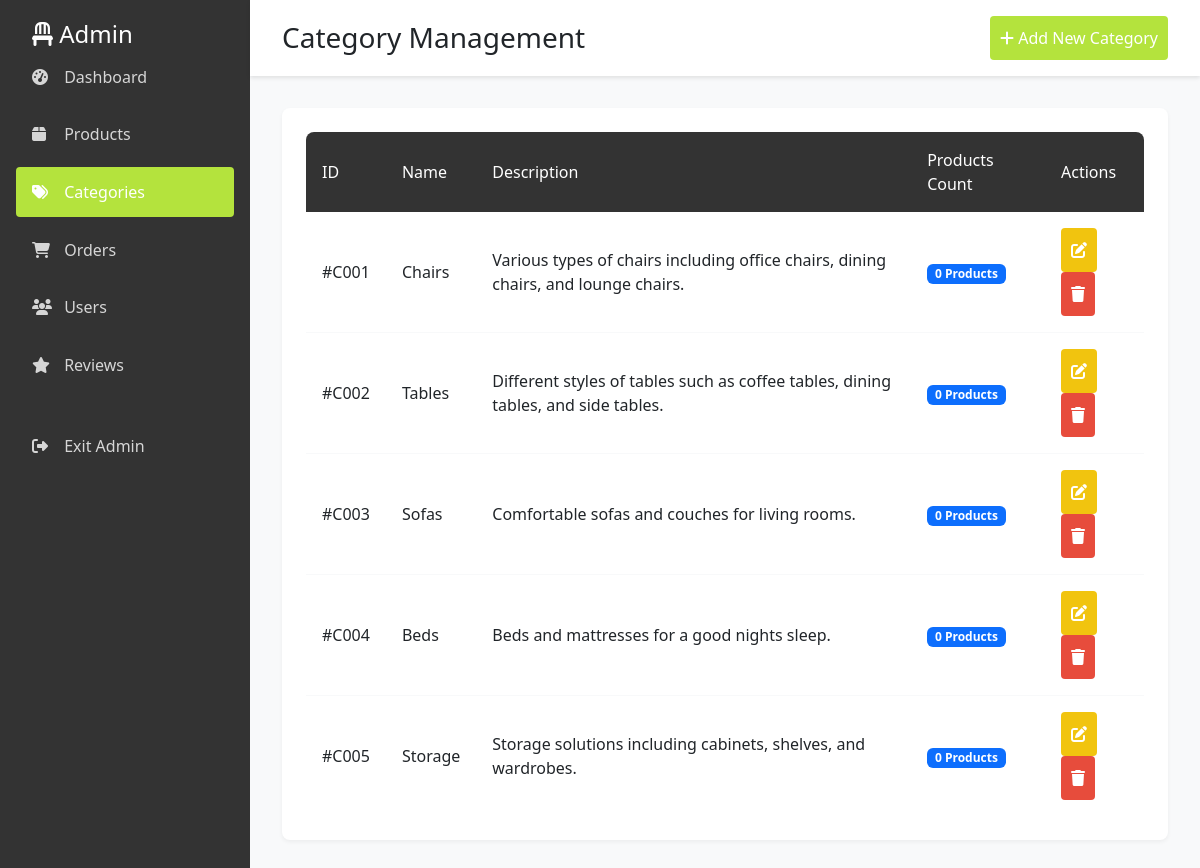
The app's page /admin/categories.php with its own data.
### tables this page shows
CREATE TABLE categories (
    category_id INT PRIMARY KEY AUTO_INCREMENT,
    name VARCHAR(50) NOT NULL,
    description TEXT
);

### admin/handlers/category_handler.php (called while the page is built, shortened)
<?php
require_once dirname(dirname(__DIR__)) . '/config/db.php';
function getAllCategories()
{
    $sql = "SELECT c.*, COUNT(p.product_id) as product_count
            FROM categories c
            LEFT JOIN products p ON c.category_id = p.category_id
            GROUP BY c.category_id";
    return fetchAll($sql);
}

### config/db.php (called while the page is built, shortened)
<?php
$host = 'localhost';
$dbname = 'furniture_db';
$username = 'root';
$password = '';
try {
    $pdo = new PDO(
        "mysql:host=$host;dbname=$dbname;charset=utf8",
        $username,
        $password,
        [PDO::ATTR_ERRMODE => PDO::ERRMODE_EXCEPTION]
    );
    $pdo->setAttribute(PDO::ATTR_DEFAULT_FETCH_MODE, PDO::FETCH_ASSOC);
} catch (PDOException $e) {
    die('Connection failed: ' . $e->getMessage());
}
function executeQuery($sql, $params = [])
{
    global $pdo;
    try {
        $stmt = $pdo->prepare($sql);
        $stmt->execute($params);
        return $stmt;
    } catch (PDOException $e) {
        error_log("Database error: " . $e->getMessage());
        return false;
    }
}
function fetchAll($sql, $params = [])
{
    $stmt = executeQuery($sql, $params);
    return $stmt ? $stmt->fetchAll() : [];
}

### admin/categories.php (the view, shortened to what this page needs)
<?php
require_once '../config/db.php';
require_once 'handlers/category_handler.php';
$categories = getAllCategories();
?>
<!DOCTYPE html>
<html lang="en">
<head>
  <link
    href="https://cdn.jsdelivr.net/npm/bootstrap@5.3.0/dist/css/bootstrap.min.css"
    rel="stylesheet" />
  <link
    rel="stylesheet"
    href="https://cdnjs.cloudflare.com/ajax/libs/font-awesome/6.4.0/css/all.min.css" />
  <link rel="stylesheet" href="../assets/css/colors.css" />
  <link rel="stylesheet" href="../assets/css/admin/admin.css" />
</head>
<body>
  <div class="admin-wrapper">
    <?php include '../includes/admin-sidebar.php'; ?>
    <main class="admin-main">
      <header class="admin-header">
        <h1 class="h3 m-0">Category Management</h1>
        <button
          class="admin-btn admin-btn-primary btn-sm"
          data-bs-toggle="modal"
          data-bs-target="#addCategoryModal">
          <i class="fas fa-plus"></i> Add New Category
        </button>
      </header>
      <div class="admin-card">
        <div class="table-responsive">
          <table class="admin-table">
            <thead>
              <tr>
                <th>ID</th>
                <th>Name</th>
                <th>Description</th>
                <th>Products Count</th>
                <th>Actions</th>
              </tr>
            </thead>
            <tbody>
              <?php if (empty($categories)): ?>
                <tr>
                  <td colspan="5" class="text-center">No categories found</td>
                </tr>
              <?php else: ?>
                <?php foreach ($categories as $category): ?>
                  <tr>
                    <td>#C<?php echo str_pad($category['category_id'], 3, '0', STR_PAD_LEFT); ?></td>
                    <td><?php echo htmlspecialchars($category['name']); ?></td>
                    <td><?php echo htmlspecialchars($category['description']); ?></td>
                    <td><span class="badge bg-primary"><?php echo $category['product_count']; ?> Products</span></td>
                    <td>
                      <button class="admin-btn admin-btn-warning btn-sm edit-category"
                        data-category-id="<?php echo htmlspecialchars($category['category_id']); ?>"
                        data-category-name="<?php echo htmlspecialchars($category['name']); ?>"
                        data-category-description="<?php echo htmlspecialchars($category['description'] ?? ''); ?>"
                        data-bs-toggle="modal"
                        data-bs-target="#editCategoryModal">
                        <i class="fas fa-edit"></i>
                      </button>
                      <button class="admin-btn admin-btn-danger btn-sm delete-category"
                        data-category-id="<?php echo htmlspecialchars($category['category_id']); ?>"
                        data-category-name="<?php echo htmlspecialchars($category['name']); ?>">
                        <i class="fas fa-trash"></i>
                      </button>
                    </td>
                  </tr>
                <?php endforeach; ?>
              <?php endif; ?>
            </tbody>
          </table>
        </div>
      </div>
    </main>
  </div>
</body>
</html>

### includes/admin-sidebar.php
<nav class="admin-sidebar">
    <a class="navbar-brand" href="index.php">
        <i class="fas fa-chair"></i> Admin
    </a>
    <ul class="nav flex-column">
        <li class="nav-item">
            <a class="nav-link <?php echo (basename($_SERVER['PHP_SELF']) == 'index.php') ? 'active' : ''; ?>" href="index.php">
                <i class="fas fa-tachometer-alt"></i> Dashboard
            </a>
        </li>
        <li class="nav-item">
            <a class="nav-link <?php echo (basename($_SERVER['PHP_SELF']) == 'products.php') ? 'active' : ''; ?>" href="products.php">
                <i class="fas fa-box"></i> Products
            </a>
        </li>
        <li class="nav-item">
            <a class="nav-link <?php echo (basename($_SERVER['PHP_SELF']) == 'categories.php') ? 'active' : ''; ?>" href="categories.php">
                <i class="fas fa-tags"></i> Categories
            </a>
        </li>
        <li class="nav-item">
            <a class="nav-link <?php echo (basename($_SERVER['PHP_SELF']) == 'orders.php') ? 'active' : ''; ?>" href="orders.php">
                <i class="fas fa-shopping-cart"></i> Orders
            </a>
        </li>
        <li class="nav-item">
            <a class="nav-link <?php echo (basename($_SERVER['PHP_SELF']) == 'users.php') ? 'active' : ''; ?>" href="users.php">
                <i class="fas fa-users"></i> Users
            </a>
        </li>
        <li class="nav-item">
            <a class="nav-link <?php echo (basename($_SERVER['PHP_SELF']) == 'reviews.php') ? 'active' : ''; ?>" href="reviews.php">
                <i class="fas fa-star"></i> Reviews
            </a>
        </li>
        <li class="nav-item mt-4">
            <a class="nav-link" href="../index.php">
                <i class="fas fa-sign-out-alt"></i> Exit Admin
            </a>
        </li>
    </ul>
</nav>

### assets/css/colors.css (style rules this page uses)
:root { --primary-color: #333333; --secondary-color: #666666; --accent-color: #B4E33D; --text-color: #333333; --background-color: #FFFFFF; --footer-background: #F8F9FA; --card-background: #FFF8E7; --button-hover: #95BD32; }

### assets/css/admin/admin.css (style rules this page uses)
:root { --admin-primary: #333333; --admin-secondary: #666666; --admin-accent: #B4E33D; --admin-success: #95BD32; --admin-warning: #f1c40f; --admin-danger: #e74c3c; --admin-light: #F8F9FA; --admin-dark: #333333; }
a { text-decoration: none; }
.admin-wrapper { display: flex; min-height: 100vh; }
.admin-sidebar { width: 250px; background-color: var(--admin-primary); color: white; padding: 1rem; }
.admin-sidebar .navbar-brand { color: white; font-size: 1.5rem; padding: 1rem; margin-bottom: 2rem; }
.admin-sidebar .nav-link { color: rgba(255, 255, 255, 0.8); padding: 0.8rem 1rem; margin-bottom: 0.5rem; border-radius: 0.25rem; transition: all 0.3s ease; }
.admin-sidebar .nav-link:hover, .admin-sidebar .nav-link.active { background-color: var(--admin-accent); color: white; }
.admin-sidebar .nav-link i { margin-right: 0.5rem; width: 20px; }
.admin-main { flex: 1; background-color: var(--admin-light); padding: 2rem; }
.admin-header { background-color: white; padding: 1rem 2rem; margin: -2rem -2rem 2rem; box-shadow: 0 2px 4px rgba(0,0,0,0.1); display: flex; justify-content: space-between; align-items: center; }
.admin-card { background: white; border-radius: 0.5rem; padding: 1.5rem; margin-bottom: 1.5rem; box-shadow: 0 2px 4px rgba(0,0,0,0.05); }
.admin-table { width: 100%; background: white; border-radius: 0.5rem; overflow: hidden; }
.admin-table th { background-color: var(--admin-primary); color: white; padding: 1rem; font-weight: 500; }
.admin-table td { padding: 1rem; border-bottom: 1px solid var(--admin-light); }
.admin-table tr:last-child td { border-bottom: none; }
.admin-btn { border-radius: 0.25rem; border: none; cursor: pointer; transition: all 0.3s ease; padding: 10px; }
.admin-btn-primary { background-color: var(--admin-accent); color: white; }
.admin-btn-warning { background-color: var(--admin-warning); color: white; }
.admin-btn-danger { background-color: var(--admin-danger); color: white; }

### records on screen
categories: category_id "001", name "Chairs", description "Various types of chairs including office chairs, dining chairs, and lounge chairs.", product_count "0"
categories: category_id "002", name "Tables", description "Different styles of tables such as coffee tables, dining tables, and side tables.", product_count "0"
categories: category_id "003", name "Sofas", description "Comfortable sofas and couches for living rooms.", product_count "0"
categories: category_id "004", name "Beds", description "Beds and mattresses for a good nights sleep.", product_count "0"
categories: category_id "005", name "Storage", description "Storage solutions including cabinets, shelves, and wardrobes.", product_count "0"
